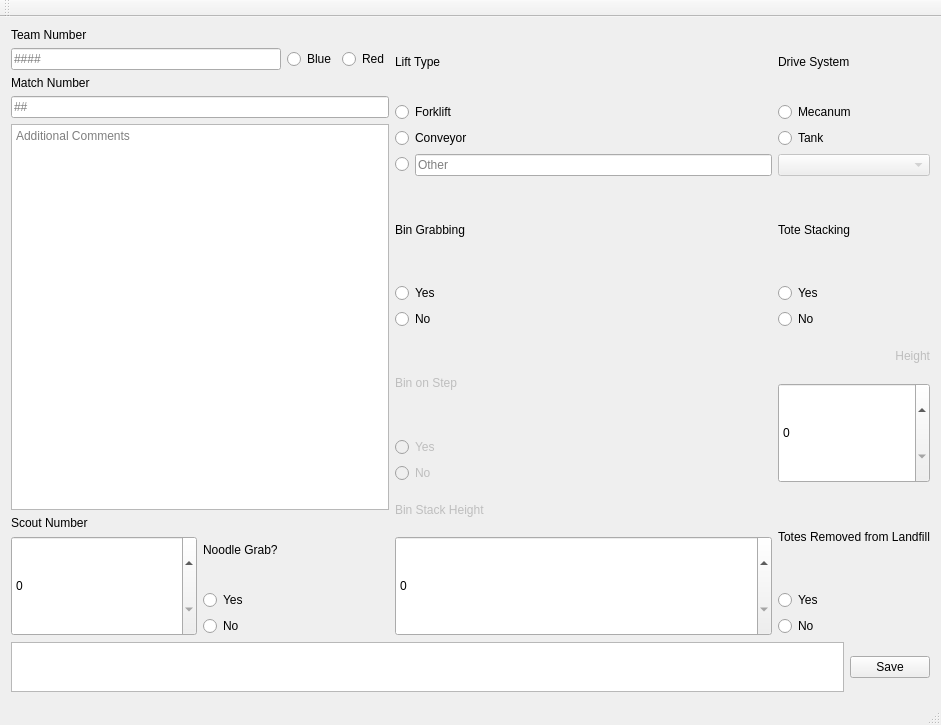
<?xml version="1.0" encoding="UTF-8"?>
<ui version="4.0">
 <class>MainWindow</class>
 <widget class="QMainWindow" name="MainWindow">
  <property name="enabled">
   <bool>true</bool>
  </property>
  <property name="geometry">
   <rect>
    <x>0</x>
    <y>0</y>
    <width>941</width>
    <height>725</height>
   </rect>
  </property>
  <property name="windowTitle">
   <string>Scouting</string>
  </property>
  <property name="styleSheet">
   <string notr="true">font: 22pt &quot;Verdana&quot;;</string>
  </property>
  <widget class="QWidget" name="centralWidget">
   <layout class="QGridLayout" name="gridLayout">
    <item row="0" column="0">
     <layout class="QVBoxLayout" name="verticalLayout_15">
      <item>
       <layout class="QHBoxLayout" name="horizontalLayout_5">
        <item>
         <layout class="QVBoxLayout" name="verticalLayout_12">
          <item>
           <layout class="QVBoxLayout" name="verticalLayout_11">
            <item>
             <widget class="QLabel" name="label">
              <property name="text">
               <string>Team Number</string>
              </property>
             </widget>
            </item>
            <item>
             <layout class="QHBoxLayout" name="horizontalLayout_2">
              <item>
               <widget class="QLineEdit" name="teamForm">
                <property name="inputMask">
                 <string>0000</string>
                </property>
                <property name="placeholderText">
                 <string>####</string>
                </property>
               </widget>
              </item>
              <item>
               <widget class="QRadioButton" name="blue">
                <property name="text">
                 <string>Blue</string>
                </property>
               </widget>
              </item>
              <item>
               <widget class="QRadioButton" name="red">
                <property name="text">
                 <string>Red</string>
                </property>
               </widget>
              </item>
             </layout>
            </item>
            <item>
             <widget class="QLabel" name="label_2">
              <property name="text">
               <string>Match Number</string>
              </property>
             </widget>
            </item>
            <item>
             <widget class="QLineEdit" name="matchForm">
              <property name="inputMask">
               <string>0000</string>
              </property>
              <property name="placeholderText">
               <string>##</string>
              </property>
             </widget>
            </item>
           </layout>
          </item>
          <item>
           <widget class="QPlainTextEdit" name="commentsBox">
            <property name="styleSheet">
             <string notr="true">font: 14pt &quot;MS Shell Dlg 2&quot;;</string>
            </property>
            <property name="placeholderText">
             <string>Additional Comments</string>
            </property>
           </widget>
          </item>
          <item>
           <layout class="QHBoxLayout" name="horizontalLayout_3">
            <item>
             <layout class="QVBoxLayout" name="verticalLayout_7">
              <item>
               <widget class="QLabel" name="label_11">
                <property name="text">
                 <string>Scout Number</string>
                </property>
               </widget>
              </item>
              <item>
               <widget class="QSpinBox" name="scoutNumber">
                <property name="minimumSize">
                 <size>
                  <width>0</width>
                  <height>100</height>
                 </size>
                </property>
               </widget>
              </item>
             </layout>
            </item>
            <item>
             <layout class="QVBoxLayout" name="verticalLayout_6">
              <item>
               <widget class="QLabel" name="label_9">
                <property name="text">
                 <string>Noodle Grab?</string>
                </property>
               </widget>
              </item>
              <item>
               <widget class="QRadioButton" name="noodleGrabYes">
                <property name="text">
                 <string>Yes</string>
                </property>
               </widget>
              </item>
              <item>
               <widget class="QRadioButton" name="noodleGrabNo">
                <property name="text">
                 <string>No</string>
                </property>
               </widget>
              </item>
             </layout>
            </item>
           </layout>
          </item>
         </layout>
        </item>
        <item>
         <layout class="QVBoxLayout" name="verticalLayout_13">
          <item>
           <layout class="QVBoxLayout" name="verticalLayout_2">
            <item>
             <widget class="QLabel" name="label_3">
              <property name="text">
               <string>Lift Type</string>
              </property>
             </widget>
            </item>
            <item>
             <widget class="QRadioButton" name="forklift">
              <property name="text">
               <string>Forklift</string>
              </property>
             </widget>
            </item>
            <item>
             <widget class="QRadioButton" name="conveyor">
              <property name="text">
               <string>Conveyor</string>
              </property>
             </widget>
            </item>
            <item>
             <layout class="QHBoxLayout" name="horizontalLayout_4">
              <item>
               <widget class="QRadioButton" name="customLift">
                <property name="text">
                 <string/>
                </property>
               </widget>
              </item>
              <item>
               <widget class="QLineEdit" name="liftText">
                <property name="placeholderText">
                 <string>Other</string>
                </property>
               </widget>
              </item>
             </layout>
            </item>
           </layout>
          </item>
          <item>
           <layout class="QVBoxLayout" name="verticalLayout_3">
            <item>
             <widget class="QLabel" name="label_5">
              <property name="text">
               <string>Bin Grabbing</string>
              </property>
             </widget>
            </item>
            <item>
             <widget class="QRadioButton" name="binGrabYes">
              <property name="acceptDrops">
               <bool>false</bool>
              </property>
              <property name="text">
               <string>Yes</string>
              </property>
              <property name="checked">
               <bool>false</bool>
              </property>
             </widget>
            </item>
            <item>
             <widget class="QRadioButton" name="binGrabNo">
              <property name="text">
               <string>No</string>
              </property>
              <property name="checkable">
               <bool>true</bool>
              </property>
              <property name="checked">
               <bool>false</bool>
              </property>
              <property name="autoExclusive">
               <bool>true</bool>
              </property>
             </widget>
            </item>
           </layout>
          </item>
          <item>
           <layout class="QVBoxLayout" name="verticalLayout_4">
            <item>
             <widget class="QLabel" name="label_8">
              <property name="enabled">
               <bool>false</bool>
              </property>
              <property name="text">
               <string>Bin on Step</string>
              </property>
             </widget>
            </item>
            <item>
             <widget class="QRadioButton" name="stepYes">
              <property name="enabled">
               <bool>false</bool>
              </property>
              <property name="text">
               <string>Yes</string>
              </property>
             </widget>
            </item>
            <item>
             <widget class="QRadioButton" name="stepNo">
              <property name="enabled">
               <bool>false</bool>
              </property>
              <property name="text">
               <string>No</string>
              </property>
             </widget>
            </item>
           </layout>
          </item>
          <item>
           <layout class="QVBoxLayout" name="verticalLayout_5">
            <item>
             <widget class="QLabel" name="label_7">
              <property name="enabled">
               <bool>false</bool>
              </property>
              <property name="text">
               <string>Bin Stack Height</string>
              </property>
             </widget>
            </item>
            <item>
             <widget class="QSpinBox" name="binLevel">
              <property name="minimumSize">
               <size>
                <width>0</width>
                <height>100</height>
               </size>
              </property>
             </widget>
            </item>
           </layout>
          </item>
         </layout>
        </item>
        <item>
         <layout class="QVBoxLayout" name="verticalLayout_14">
          <item>
           <layout class="QVBoxLayout" name="verticalLayout">
            <item>
             <widget class="QLabel" name="label_12">
              <property name="text">
               <string>Drive System</string>
              </property>
             </widget>
            </item>
            <item>
             <widget class="QRadioButton" name="Mecanum">
              <property name="text">
               <string>Mecanum</string>
              </property>
             </widget>
            </item>
            <item>
             <widget class="QRadioButton" name="Tank">
              <property name="text">
               <string>Tank</string>
              </property>
             </widget>
            </item>
            <item>
             <widget class="QComboBox" name="tankWheels">
              <property name="enabled">
               <bool>false</bool>
              </property>
              <item>
               <property name="text">
                <string/>
               </property>
              </item>
              <item>
               <property name="text">
                <string>4</string>
               </property>
              </item>
              <item>
               <property name="text">
                <string>6</string>
               </property>
              </item>
              <item>
               <property name="text">
                <string>8</string>
               </property>
              </item>
             </widget>
            </item>
           </layout>
          </item>
          <item>
           <layout class="QVBoxLayout" name="verticalLayout_9">
            <item>
             <widget class="QLabel" name="label_4">
              <property name="text">
               <string>Tote Stacking</string>
              </property>
             </widget>
            </item>
            <item>
             <widget class="QRadioButton" name="toteStackYes">
              <property name="text">
               <string>Yes</string>
              </property>
             </widget>
            </item>
            <item>
             <widget class="QRadioButton" name="toteStackNo">
              <property name="text">
               <string>No</string>
              </property>
             </widget>
            </item>
           </layout>
          </item>
          <item>
           <layout class="QVBoxLayout" name="verticalLayout_10">
            <item>
             <widget class="QLabel" name="label_6">
              <property name="enabled">
               <bool>false</bool>
              </property>
              <property name="text">
               <string>&lt;html&gt;&lt;head/&gt;&lt;body&gt;&lt;p align=&quot;right&quot;&gt;Height&lt;/p&gt;&lt;/body&gt;&lt;/html&gt;</string>
              </property>
             </widget>
            </item>
            <item>
             <widget class="QSpinBox" name="toteLevel">
              <property name="minimumSize">
               <size>
                <width>0</width>
                <height>100</height>
               </size>
              </property>
             </widget>
            </item>
           </layout>
          </item>
          <item>
           <layout class="QVBoxLayout" name="verticalLayout_8">
            <item>
             <widget class="QLabel" name="label_10">
              <property name="toolTip">
               <string>&lt;html&gt;&lt;head/&gt;&lt;body&gt;&lt;p&gt;&lt;br/&gt;&lt;/p&gt;&lt;/body&gt;&lt;/html&gt;</string>
              </property>
              <property name="styleSheet">
               <string notr="true">font: 14pt &quot;MS Shell Dlg 2&quot;;</string>
              </property>
              <property name="text">
               <string>Totes Removed from Landfill</string>
              </property>
             </widget>
            </item>
            <item>
             <widget class="QRadioButton" name="landfillYes">
              <property name="text">
               <string>Yes</string>
              </property>
             </widget>
            </item>
            <item>
             <widget class="QRadioButton" name="landfillNo">
              <property name="text">
               <string>No</string>
              </property>
             </widget>
            </item>
           </layout>
          </item>
         </layout>
        </item>
       </layout>
      </item>
      <item>
       <layout class="QHBoxLayout" name="horizontalLayout">
        <item>
         <widget class="QTextBrowser" name="saveFeedback">
          <property name="sizePolicy">
           <sizepolicy hsizetype="Expanding" vsizetype="Maximum">
            <horstretch>0</horstretch>
            <verstretch>0</verstretch>
           </sizepolicy>
          </property>
          <property name="maximumSize">
           <size>
            <width>16777215</width>
            <height>50</height>
           </size>
          </property>
          <property name="verticalScrollBarPolicy">
           <enum>Qt::ScrollBarAlwaysOff</enum>
          </property>
          <property name="horizontalScrollBarPolicy">
           <enum>Qt::ScrollBarAlwaysOff</enum>
          </property>
         </widget>
        </item>
        <item>
         <widget class="QPushButton" name="save">
          <property name="text">
           <string>Save</string>
          </property>
         </widget>
        </item>
       </layout>
      </item>
     </layout>
    </item>
   </layout>
  </widget>
  <widget class="QToolBar" name="mainToolBar">
   <attribute name="toolBarArea">
    <enum>TopToolBarArea</enum>
   </attribute>
   <attribute name="toolBarBreak">
    <bool>false</bool>
   </attribute>
  </widget>
  <widget class="QStatusBar" name="statusBar"/>
 </widget>
 <layoutdefault spacing="6" margin="11"/>
 <tabstops>
  <tabstop>teamForm</tabstop>
  <tabstop>blue</tabstop>
  <tabstop>red</tabstop>
  <tabstop>matchForm</tabstop>
  <tabstop>forklift</tabstop>
  <tabstop>conveyor</tabstop>
  <tabstop>liftText</tabstop>
  <tabstop>binGrabYes</tabstop>
  <tabstop>binGrabNo</tabstop>
  <tabstop>stepYes</tabstop>
  <tabstop>stepNo</tabstop>
  <tabstop>binLevel</tabstop>
  <tabstop>Mecanum</tabstop>
  <tabstop>Tank</tabstop>
  <tabstop>tankWheels</tabstop>
  <tabstop>toteStackYes</tabstop>
  <tabstop>toteStackNo</tabstop>
  <tabstop>toteLevel</tabstop>
  <tabstop>landfillYes</tabstop>
  <tabstop>landfillNo</tabstop>
  <tabstop>noodleGrabYes</tabstop>
  <tabstop>noodleGrabNo</tabstop>
  <tabstop>commentsBox</tabstop>
  <tabstop>save</tabstop>
  <tabstop>scoutNumber</tabstop>
 </tabstops>
 <resources/>
 <connections/>
 <designerdata>
  <property name="gridDeltaX">
   <number>10</number>
  </property>
  <property name="gridDeltaY">
   <number>10</number>
  </property>
  <property name="gridSnapX">
   <bool>true</bool>
  </property>
  <property name="gridSnapY">
   <bool>true</bool>
  </property>
  <property name="gridVisible">
   <bool>true</bool>
  </property>
 </designerdata>
</ui>
